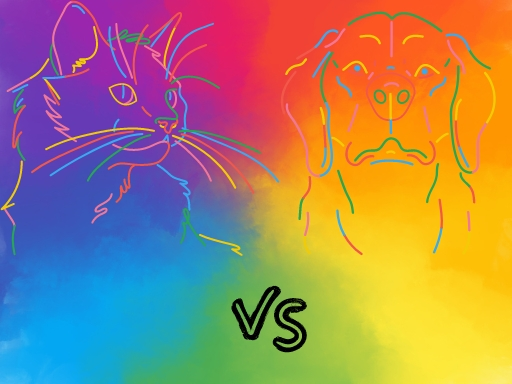
#> input picture opencv_basic/Histograms/colorful.jpg, 512 x 384 px
$ python histograms.py
#> lines starting #> are read from the running program, lines starting #| are printed output that depends on the picture
import cv2
import numpy as np
import matplotlib.pyplot as plt

# Load the image
image_path = 'colorful.jpg'  # Replace with the path to your image
image = cv2.imread(image_path)
#> image is the input picture: shape (384, 512, 3); mean B, G, R 103, 130.4, 163

# Convert the image to grayscale
gray_image = cv2.cvtColor(image, cv2.COLOR_BGR2GRAY)
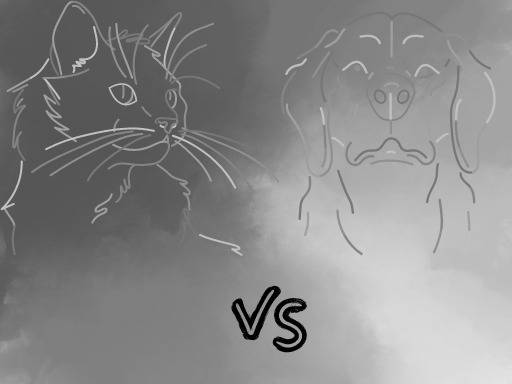
#> gray_image: shape (384, 512); min 0, max 228, mean 137

# Calculate the histogram for grayscale image
hist_gray = cv2.calcHist([gray_image], [0], None, [256], [0, 256])
#> hist_gray = 256 values, max 6541 at index 88, min 0 at index 15, mean 768

# Create a plot
plt.figure(figsize=(10, 4))

# Show the grayscale image
plt.subplot(1, 2, 1)
plt.imshow(gray_image, cmap='gray')
plt.title('Grayscale Image')

# Plot the histogram for grayscale image
plt.subplot(1, 2, 2)
plt.plot(hist_gray, color='gray')
plt.xlabel('Intensity')
plt.ylabel('Frequency')
plt.title('Grayscale Image Histogram')
plt.show()
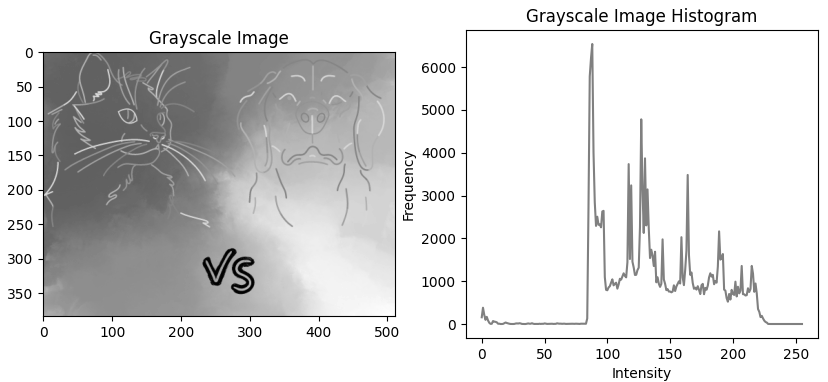
#> figure drawn by matplotlib, 2 panels; panel 2: curve peaks at x = 88, y = 6541

image = cv2.cvtColor(image, cv2.COLOR_BGR2RGB)
# Create a plot
plt.figure(figsize=(12, 4))

plt.subplot(1, 2, 1)
plt.imshow(image, aspect='auto')
plt.title('RGB Image')
plt.axis('off')

plt.subplot(1, 2, 2)
# Calculate and plot the histogram for each channel
colors = ('r', 'g', 'b')
for i, color in enumerate(colors):
    histogram = cv2.calcHist([image], [i], None, [256], [0, 256])
    plt.plot(histogram, color=color)

plt.xlabel('Intensity')
plt.ylabel('Frequency')
plt.title('Color Histogram (R, G, B)')
plt.show()
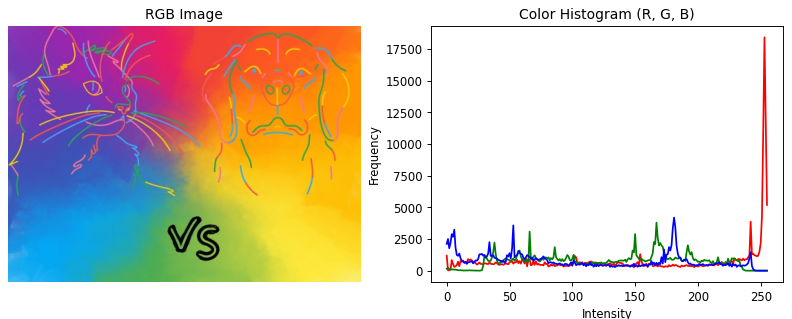
#> figure drawn by matplotlib, 2 panels; panel 2: curve peaks at x = 253, y = 18418; panel 2: curve peaks at x = 167, y = 3792; panel 2: curve peaks at x = 181, y = 4194


# Create a plot
plt.figure(figsize=(12, 4))

hist_size = 32
# Calculate the 2D histogram for color image
channels = cv2.split(image)
colors = ['R', 'G', 'B']
for i, mixed_channels in enumerate([(0, 1), (1, 2), (0, 2)]):
    plt.subplot(1, 3, i + 1)
    hist_2d = cv2.calcHist([channels[mixed_channels[0]], channels[mixed_channels[1]]], [0, 1], None, [hist_size, hist_size], [0, 256, 0, 256])
    # Plot the 2D histogram for color image
    plt.imshow(hist_2d, interpolation='nearest', cmap='jet')
    plt.colorbar()
    plt.xlabel('Channel {}'.format(mixed_channels[0]))
    plt.ylabel('Channel {}'.format(mixed_channels[1]))
    plt.title('2D Color Histogram {} & {}'.format(colors[mixed_channels[0]], colors[mixed_channels[1]]))
#> this loop made 3 passes
#> pass 1, `hist_2d = cv2.calcHist([channels[mixed_channels[0]], channels[mixed_ch..`:
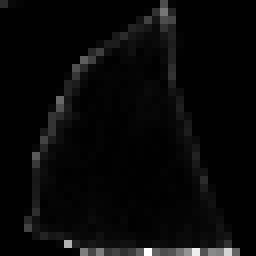
#> hist_2d: shape (32, 32) float32 (shown 8 times larger); min 0, max 6040, mean 192; drawn with min black and max white
#> pass 3, `hist_2d = cv2.calcHist([channels[mixed_channels[0]], channels[mixed_ch..`:
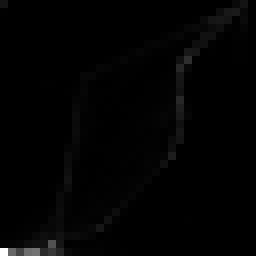
#> hist_2d: shape (32, 32) float32 (shown 8 times larger); min 0, max 17240, mean 192; drawn with min black and max white

# Automatically adjust the layout
plt.tight_layout()

plt.show()
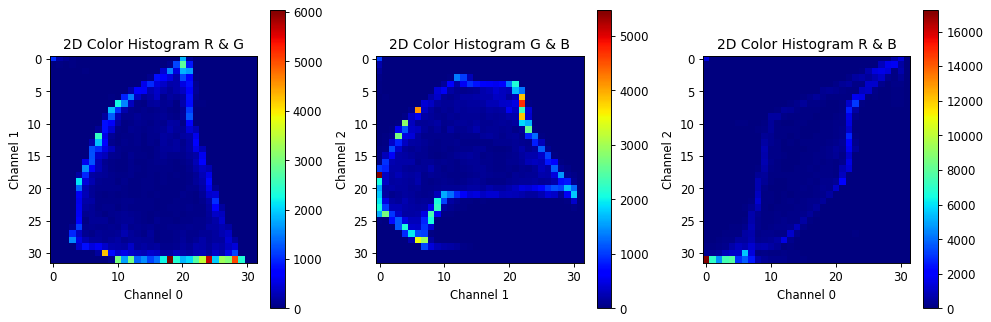
#> figure drawn by matplotlib, 6 panels

# Create a plot
plt.figure()

# Create a 3D histogram with 32 bins in each dimension (change as needed)
hist_size = 8
hist = cv2.calcHist([channels[0], channels[1], channels[2]], [0, 1, 2], None, [hist_size, hist_size, hist_size], [0, 256, 0, 256, 0, 256])

# Find the nonzero elements
non_zero = np.where(hist > 0)

# Get the frequency values for the nonzero elements
frequencies = hist[non_zero]
#> frequencies = 235 values, max 12463 at index 216, min 1 at index 2, mean 836.6

# Create a 3D scatter plot
ax = plt.subplot(1, 1, 1, projection='3d')

# Scatter plot, using the non-zero values and frequencies
ax.scatter(non_zero[0], non_zero[1], non_zero[2], c=frequencies.flatten(), cmap='viridis', marker='o')

# Set labels
ax.set_xlabel('Red Channel')
ax.set_ylabel('Green Channel')
ax.set_zlabel('Blue Channel')

# Add colorbar to represent frequency
plt.colorbar(ax.scatter(non_zero[0], non_zero[1], non_zero[2], c=frequencies.flatten(), cmap='viridis'), ax=ax)

plt.show()
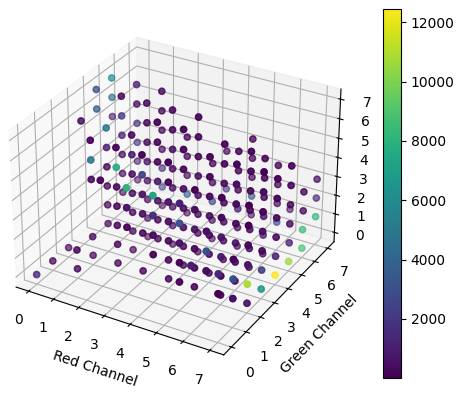
#> figure drawn by matplotlib, 2 panels

$ run again, with opencv_basic/Histograms/blue-moon.jpg copied over opencv_basic/Histograms/colorful.jpg
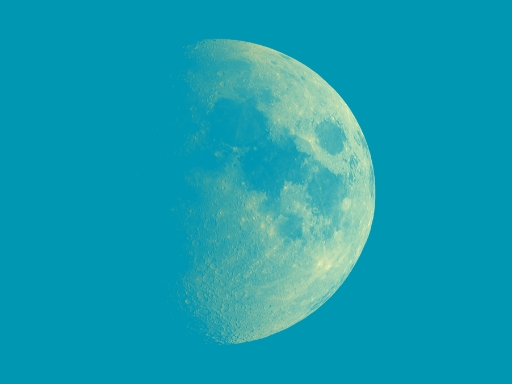
#> input picture opencv_basic/Histograms/blue-moon.jpg, 512 x 384 px
#> image is the input picture: shape (384, 512, 3); mean B, G, R 176.7, 157.4, 20.1
#> `gray_image = cv2.cvtColor(image, cv2.COLOR_BGR2GRAY)`:
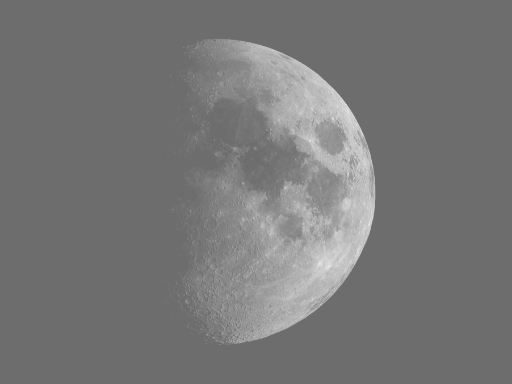
#> gray_image: shape (384, 512); min 108, max 233, mean 118.6
#> hist_gray = 256 values, max 149158 at index 109, min 0 at index 0, mean 768
#> frequencies = 35 values, max 159276 at index 1, min 1 at index 3, mean 5617.4
#> `plt.show()`:
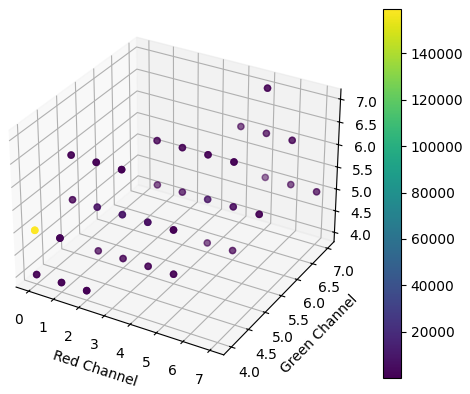
#> figure drawn by matplotlib, 2 panels
